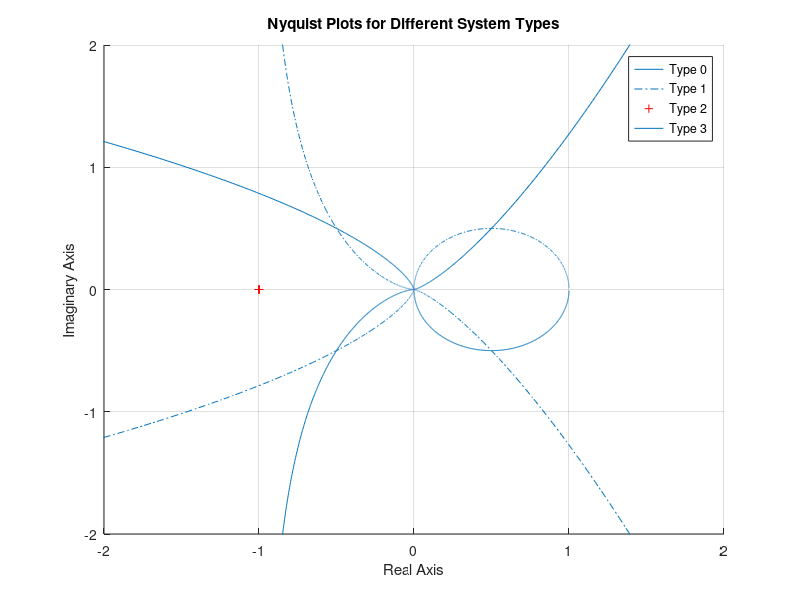

This figure's MATLAB source:
clear;
clc;

sys_type0 = tf(1, [1 1]);
sys_type1 = tf(1, [1 1 0]);
sys_type2 = tf(1, [1 1 0 0]);
sys_type3 = tf(1, [1 1 0 0 0]);

figure;
hold on;

nyquist(sys_type0);
nyquist(sys_type1);
nyquist(sys_type2);
nyquist(sys_type3);

hold off;

legend('Type 0', 'Type 1', 'Type 2', 'Type 3');
title('Nyquist Plots for Different System Types');
grid on;

axis([-2 2 -2 2]);